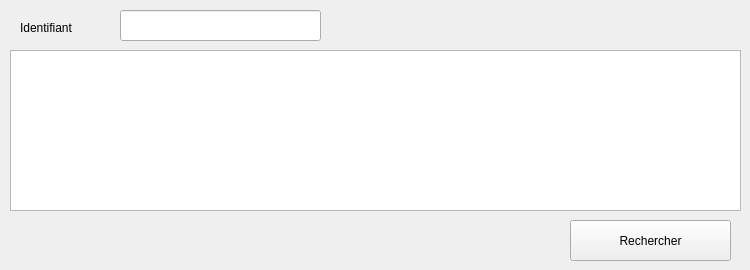
           <widget class="QWidget" name="tab_38">
            <attribute name="title">
             <string>recherche</string>
            </attribute>
            <widget class="QLineEdit" name="lineEdit_idrech_2">
             <property name="geometry">
              <rect>
               <x>120</x>
               <y>10</y>
               <width>201</width>
               <height>31</height>
              </rect>
             </property>
            </widget>
            <widget class="QLabel" name="label_58">
             <property name="geometry">
              <rect>
               <x>20</x>
               <y>20</y>
               <width>91</width>
               <height>16</height>
              </rect>
             </property>
             <property name="text">
              <string>Identifiant</string>
             </property>
            </widget>
            <widget class="QPushButton" name="Rechercher_2">
             <property name="geometry">
              <rect>
               <x>570</x>
               <y>220</y>
               <width>161</width>
               <height>41</height>
              </rect>
             </property>
             <property name="text">
              <string>Rechercher</string>
             </property>
            </widget>
            <widget class="QTableView" name="tab_ab_rech_2">
             <property name="geometry">
              <rect>
               <x>10</x>
               <y>50</y>
               <width>731</width>
               <height>161</height>
              </rect>
             </property>
            </widget>
           </widget>
